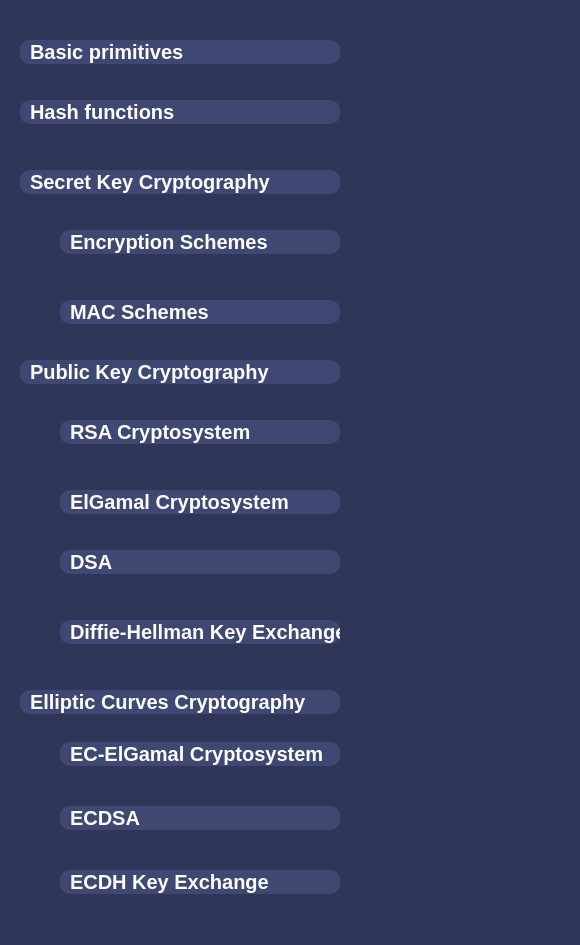
<?xml version="1.0" encoding="UTF-8"?>
<ui version="4.0">
 <class>NavBar</class>
 <widget class="QWidget" name="NavBar">
  <property name="geometry">
   <rect>
    <x>0</x>
    <y>0</y>
    <width>580</width>
    <height>945</height>
   </rect>
  </property>
  <property name="styleSheet">
   <string notr="true">background-color: #303657;</string>
  </property>
  <widget class="QWidget" name="BG" native="true">
   <property name="geometry">
    <rect>
     <x>0</x>
     <y>0</y>
     <width>600</width>
     <height>945</height>
    </rect>
   </property>
   <property name="windowTitle">
    <string>Form</string>
   </property>
   <property name="autoFillBackground">
    <bool>false</bool>
   </property>
   <property name="styleSheet">
    <string notr="true">background-color: #303657;</string>
   </property>
   <widget class="QPushButton" name="primitives">
    <property name="geometry">
     <rect>
      <x>20</x>
      <y>40</y>
      <width>320</width>
      <height>24</height>
     </rect>
    </property>
    <property name="minimumSize">
     <size>
      <width>320</width>
      <height>0</height>
     </size>
    </property>
    <property name="acceptDrops">
     <bool>false</bool>
    </property>
    <property name="styleSheet">
     <string notr="true">border-style: none;
    color: white;
    font-size: 20px;
    font-weight: bold;
    background-color: #3f4773;
    border-radius: 10;
    text-align: left;
    padding-left: 10;</string>
    </property>
    <property name="text">
     <string>Basic primitives</string>
    </property>
    <property name="flat">
     <bool>false</bool>
    </property>
   </widget>
   <widget class="QPushButton" name="hash">
    <property name="geometry">
     <rect>
      <x>20</x>
      <y>100</y>
      <width>320</width>
      <height>24</height>
     </rect>
    </property>
    <property name="minimumSize">
     <size>
      <width>320</width>
      <height>0</height>
     </size>
    </property>
    <property name="acceptDrops">
     <bool>false</bool>
    </property>
    <property name="styleSheet">
     <string notr="true">border-style: none;
    color: white;
    font-size: 20px;
    font-weight: bold;
    background-color: #3f4773;
    border-radius: 10;
    text-align: left;
    padding-left: 10;</string>
    </property>
    <property name="text">
     <string>Hash functions</string>
    </property>
    <property name="flat">
     <bool>false</bool>
    </property>
   </widget>
   <widget class="QPushButton" name="secretkey">
    <property name="enabled">
     <bool>false</bool>
    </property>
    <property name="geometry">
     <rect>
      <x>20</x>
      <y>170</y>
      <width>320</width>
      <height>24</height>
     </rect>
    </property>
    <property name="minimumSize">
     <size>
      <width>320</width>
      <height>0</height>
     </size>
    </property>
    <property name="acceptDrops">
     <bool>false</bool>
    </property>
    <property name="styleSheet">
     <string notr="true">border-style: none;
    color: white;
    font-size: 20px;
    font-weight: bold;
    background-color: #3f4773;
    border-radius: 10;
    text-align: left;
    padding-left: 10;</string>
    </property>
    <property name="text">
     <string>Secret Key Cryptography</string>
    </property>
    <property name="flat">
     <bool>false</bool>
    </property>
   </widget>
   <widget class="QPushButton" name="enc">
    <property name="geometry">
     <rect>
      <x>60</x>
      <y>230</y>
      <width>280</width>
      <height>24</height>
     </rect>
    </property>
    <property name="minimumSize">
     <size>
      <width>280</width>
      <height>0</height>
     </size>
    </property>
    <property name="acceptDrops">
     <bool>false</bool>
    </property>
    <property name="styleSheet">
     <string notr="true">border-style: none;
    color: white;
    font-size: 20px;
    font-weight: bold;
    background-color: #3f4773;
    border-radius: 10;
    text-align: left;
    padding-left: 10;</string>
    </property>
    <property name="text">
     <string>Encryption Schemes</string>
    </property>
    <property name="flat">
     <bool>false</bool>
    </property>
   </widget>
   <widget class="QPushButton" name="mac">
    <property name="geometry">
     <rect>
      <x>60</x>
      <y>300</y>
      <width>280</width>
      <height>24</height>
     </rect>
    </property>
    <property name="minimumSize">
     <size>
      <width>280</width>
      <height>0</height>
     </size>
    </property>
    <property name="acceptDrops">
     <bool>false</bool>
    </property>
    <property name="styleSheet">
     <string notr="true">border-style: none;
    color: white;
    font-size: 20px;
    font-weight: bold;
    background-color: #3f4773;
    border-radius: 10;
    text-align: left;
    padding-left: 10;</string>
    </property>
    <property name="text">
     <string>MAC Schemes</string>
    </property>
    <property name="flat">
     <bool>false</bool>
    </property>
   </widget>
   <widget class="QPushButton" name="publickey">
    <property name="enabled">
     <bool>false</bool>
    </property>
    <property name="geometry">
     <rect>
      <x>20</x>
      <y>360</y>
      <width>320</width>
      <height>24</height>
     </rect>
    </property>
    <property name="minimumSize">
     <size>
      <width>320</width>
      <height>0</height>
     </size>
    </property>
    <property name="acceptDrops">
     <bool>false</bool>
    </property>
    <property name="styleSheet">
     <string notr="true">border-style: none;
    color: white;
    font-size: 20px;
    font-weight: bold;
    background-color: #3f4773;
    border-radius: 10;
    text-align: left;
    padding-left: 10;</string>
    </property>
    <property name="text">
     <string>Public Key Cryptography</string>
    </property>
    <property name="flat">
     <bool>false</bool>
    </property>
   </widget>
   <widget class="QPushButton" name="rsa">
    <property name="geometry">
     <rect>
      <x>60</x>
      <y>420</y>
      <width>280</width>
      <height>24</height>
     </rect>
    </property>
    <property name="minimumSize">
     <size>
      <width>280</width>
      <height>0</height>
     </size>
    </property>
    <property name="acceptDrops">
     <bool>false</bool>
    </property>
    <property name="styleSheet">
     <string notr="true">border-style: none;
    color: white;
    font-size: 20px;
    font-weight: bold;
    background-color: #3f4773;
    border-radius: 10;
    text-align: left;
    padding-left: 10;</string>
    </property>
    <property name="text">
     <string>RSA Cryptosystem</string>
    </property>
    <property name="flat">
     <bool>false</bool>
    </property>
   </widget>
   <widget class="QPushButton" name="elgamal">
    <property name="geometry">
     <rect>
      <x>60</x>
      <y>490</y>
      <width>280</width>
      <height>24</height>
     </rect>
    </property>
    <property name="minimumSize">
     <size>
      <width>280</width>
      <height>0</height>
     </size>
    </property>
    <property name="acceptDrops">
     <bool>false</bool>
    </property>
    <property name="styleSheet">
     <string notr="true">border-style: none;
    color: white;
    font-size: 20px;
    font-weight: bold;
    background-color: #3f4773;
    border-radius: 10;
    text-align: left;
    padding-left: 10;</string>
    </property>
    <property name="text">
     <string>ElGamal Cryptosystem</string>
    </property>
    <property name="flat">
     <bool>false</bool>
    </property>
   </widget>
   <widget class="QPushButton" name="dsa">
    <property name="geometry">
     <rect>
      <x>60</x>
      <y>550</y>
      <width>280</width>
      <height>24</height>
     </rect>
    </property>
    <property name="minimumSize">
     <size>
      <width>280</width>
      <height>0</height>
     </size>
    </property>
    <property name="acceptDrops">
     <bool>false</bool>
    </property>
    <property name="styleSheet">
     <string notr="true">border-style: none;
    color: white;
    font-size: 20px;
    font-weight: bold;
    background-color: #3f4773;
    border-radius: 10;
    text-align: left;
    padding-left: 10;</string>
    </property>
    <property name="text">
     <string>DSA </string>
    </property>
    <property name="flat">
     <bool>false</bool>
    </property>
   </widget>
   <widget class="QPushButton" name="dh">
    <property name="geometry">
     <rect>
      <x>60</x>
      <y>620</y>
      <width>280</width>
      <height>24</height>
     </rect>
    </property>
    <property name="minimumSize">
     <size>
      <width>280</width>
      <height>0</height>
     </size>
    </property>
    <property name="acceptDrops">
     <bool>false</bool>
    </property>
    <property name="styleSheet">
     <string notr="true">border-style: none;
    color: white;
    font-size: 20px;
    font-weight: bold;
    background-color: #3f4773;
    border-radius: 10;
    text-align: left;
    padding-left: 10;</string>
    </property>
    <property name="text">
     <string>Diffie-Hellman Key Exchange</string>
    </property>
    <property name="flat">
     <bool>false</bool>
    </property>
   </widget>
   <widget class="QPushButton" name="ec">
    <property name="enabled">
     <bool>false</bool>
    </property>
    <property name="geometry">
     <rect>
      <x>20</x>
      <y>690</y>
      <width>320</width>
      <height>24</height>
     </rect>
    </property>
    <property name="minimumSize">
     <size>
      <width>320</width>
      <height>0</height>
     </size>
    </property>
    <property name="acceptDrops">
     <bool>false</bool>
    </property>
    <property name="styleSheet">
     <string notr="true">border-style: none;
    color: white;
    font-size: 20px;
    font-weight: bold;
    background-color: #3f4773;
    border-radius: 10;
    text-align: left;
    padding-left: 10;</string>
    </property>
    <property name="text">
     <string>Elliptic Curves Cryptography</string>
    </property>
    <property name="flat">
     <bool>false</bool>
    </property>
   </widget>
   <widget class="QPushButton" name="ecelgamal">
    <property name="geometry">
     <rect>
      <x>60</x>
      <y>742</y>
      <width>280</width>
      <height>24</height>
     </rect>
    </property>
    <property name="minimumSize">
     <size>
      <width>280</width>
      <height>0</height>
     </size>
    </property>
    <property name="acceptDrops">
     <bool>false</bool>
    </property>
    <property name="styleSheet">
     <string notr="true">border-style: none;
    color: white;
    font-size: 20px;
    font-weight: bold;
    background-color: #3f4773;
    border-radius: 10;
    text-align: left;
    padding-left: 10;</string>
    </property>
    <property name="text">
     <string>EC-ElGamal Cryptosystem</string>
    </property>
    <property name="flat">
     <bool>false</bool>
    </property>
   </widget>
   <widget class="QPushButton" name="ecdsa">
    <property name="geometry">
     <rect>
      <x>60</x>
      <y>806</y>
      <width>280</width>
      <height>24</height>
     </rect>
    </property>
    <property name="minimumSize">
     <size>
      <width>280</width>
      <height>0</height>
     </size>
    </property>
    <property name="acceptDrops">
     <bool>false</bool>
    </property>
    <property name="styleSheet">
     <string notr="true">border-style: none;
    color: white;
    font-size: 20px;
    font-weight: bold;
    background-color: #3f4773;
    border-radius: 10;
    text-align: left;
    padding-left: 10;</string>
    </property>
    <property name="text">
     <string>ECDSA</string>
    </property>
    <property name="flat">
     <bool>false</bool>
    </property>
   </widget>
   <widget class="QPushButton" name="ecdh">
    <property name="geometry">
     <rect>
      <x>60</x>
      <y>870</y>
      <width>280</width>
      <height>24</height>
     </rect>
    </property>
    <property name="minimumSize">
     <size>
      <width>280</width>
      <height>0</height>
     </size>
    </property>
    <property name="acceptDrops">
     <bool>false</bool>
    </property>
    <property name="styleSheet">
     <string notr="true">border-style: none;
    color: white;
    font-size: 20px;
    font-weight: bold;
    background-color: #3f4773;
    border-radius: 10;
    text-align: left;
    padding-left: 10;</string>
    </property>
    <property name="text">
     <string>ECDH Key Exchange</string>
    </property>
    <property name="flat">
     <bool>false</bool>
    </property>
   </widget>
  </widget>
 </widget>
 <resources/>
 <connections/>
</ui>
